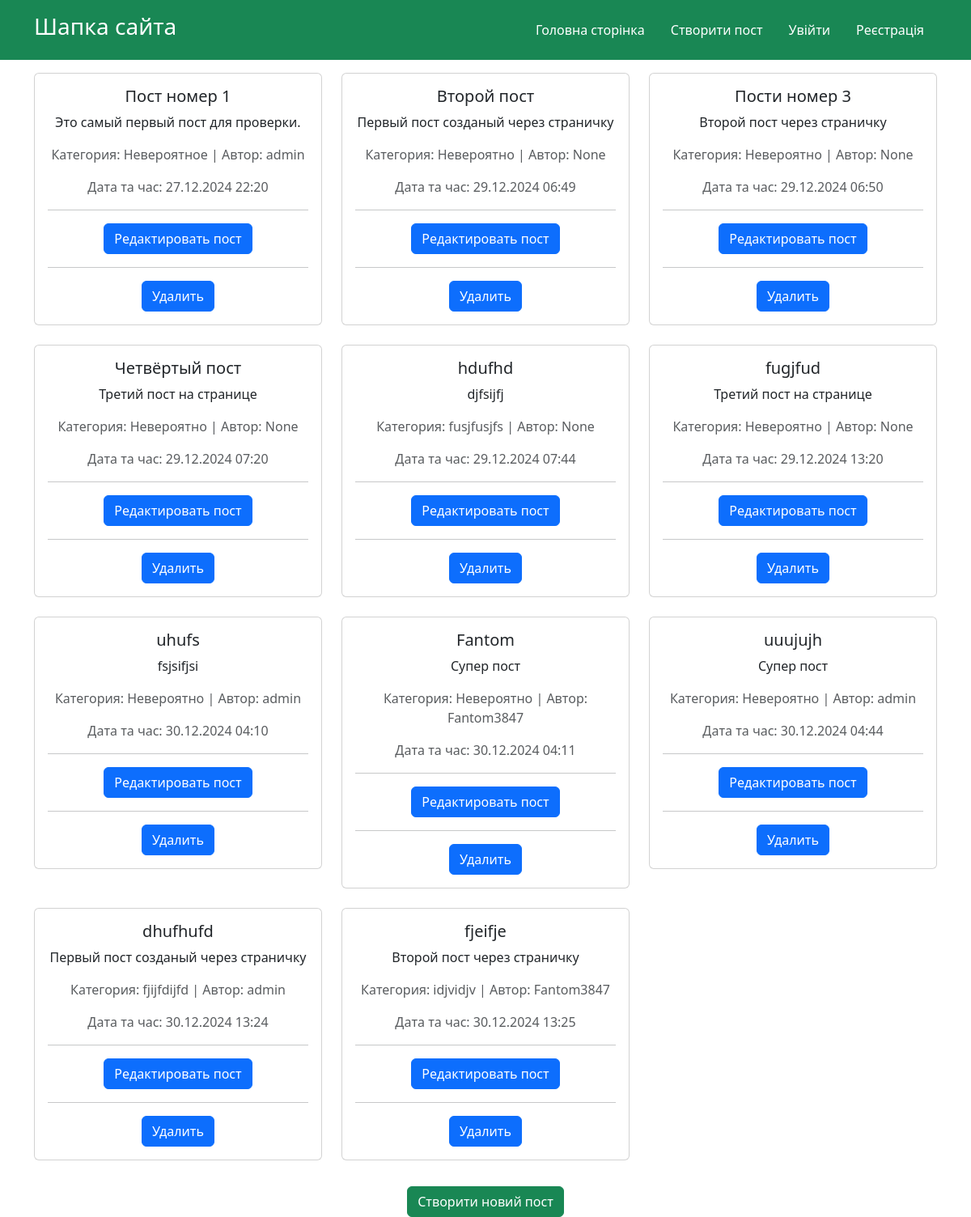
Before: / with the older database file.
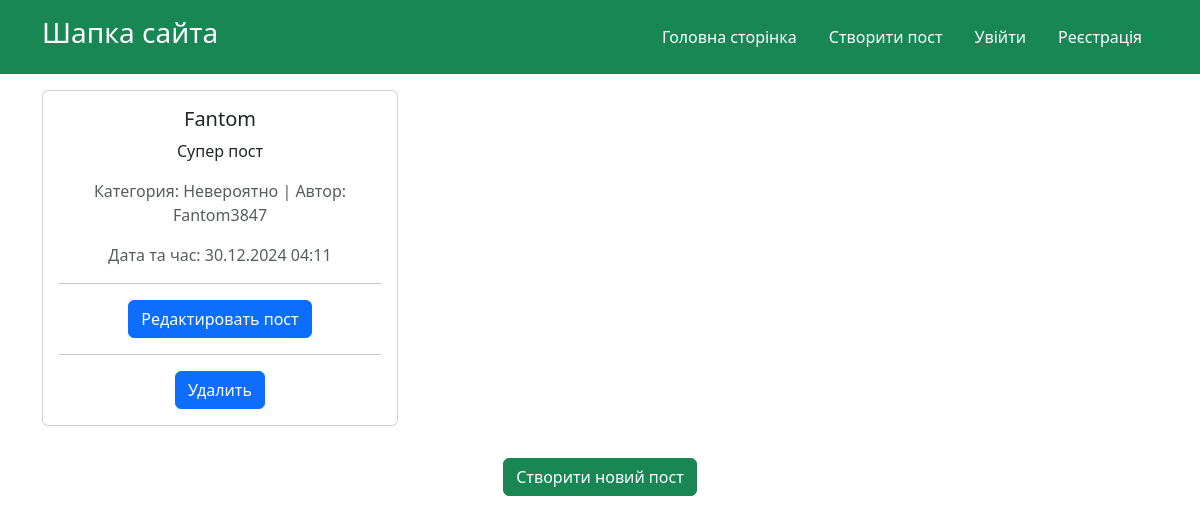
After: the same page with the newer database file.
### main/models.py (models this page shows, shortened)
class UsersPost(models.Model):
    title = models.CharField(max_length=30)
    content = models.TextField()
    time_of_creation = models.DateTimeField(auto_now_add=True)
    user = models.ForeignKey(
        User,
        on_delete=models.CASCADE,
        null=True,
        blank=True
    )
    category = models.CharField(max_length=50)

### main/views.py (the view)
# urls.py: path("", views.index, name="index"),
def index(request):
    posts = UsersPost.objects.all()
    return render(
        request, "main/index.html", {"posts": posts, "user": request.user}
    )

### main/templates/main/index.html (shortened to what this page needs)
<!DOCTYPE html>
<html lang="en">
<head>
    <link href="https://cdn.jsdelivr.net/npm/bootstrap@5.3.0-alpha1/dist/css/bootstrap.min.css" rel="stylesheet">
</head>
<body>
    <header class="bg-success text-white py-3">
        <div class="container">
            <div class="d-flex justify-content-between align-items-center">
                <h3>Шапка сайта</h3>
                <nav>
                    <ul class="nav">
                        <li class="nav-item">
                            <a class="nav-link text-white" href="/">Головна сторінка</a>
                        </li>
                        <li class="nav-item">
                            <a class="nav-link text-white" href="/posts/create/">Створити пост</a>
                        </li>
                        <li class="nav-item">
                            <a class="nav-link text-white" href="/login/">Увійти</a>
                        </li>
                        <li class="nav-item">
                            <a class="nav-link text-white" href="/register/">Реєстрація</a>
                        </li>
                    </ul>
                </nav>
            </div>
        </div>
    </header>
    <main>
        <div class="container mt-3 text-center">
            <div class="row my-2">
                {% for post in posts %}
                <div class="col-md-4">
                    <div class="card mb-4">
                        <div class="card-body">
                            <h5 class="card-title">{{ post.title }}</h5>
                            <p class="card-text">{{ post.content }}</p>
                            <p class="text-muted">Категория: {{ post.category }} | Автор: {{ post.user }}</p>
                            <p class="text-muted">Дата та час: {{ post.time_of_creation|date:"d.m.Y H:i" }}</p>
                            <hr>
                            <a href="{% url 'edit_post' post.id %}" class="btn btn-primary">Редактировать пост</a><hr>
                            <a href="{% url 'delete_post' post.id %}" class="btn btn-primary">Удалить</a>
                        </div>
                    </div>
                </div>
                {% endfor %}
            </div>
            <div class="row">
                <div class="col">
                    <a href="/posts/create/" class="btn btn-success">Створити новий пост</a>
                </div>
            </div>
        </div>
    </main>
</body>
</html>

Changed rows visible on the page:
removed UsersPost: title "Пост номер 1", content "Это самый первый пост для проверки.", category "Невероятное", user "admin", time_of_creation "27.12.2024 22:20"
removed UsersPost: title "Второй пост", content "Первый пост созданый через страничку", category "Невероятно", user "None", time_of_creation "29.12.2024 06:49"
removed UsersPost: title "Пости номер 3", content "Второй пост через страничку", category "Невероятно", user "None", time_of_creation "29.12.2024 06:50"
removed UsersPost: title "Четвёртый пост", content "Третий пост на странице", category "Невероятно", user "None", time_of_creation "29.12.2024 07:20"
removed UsersPost: title "hdufhd", content "djfsijfj", category "fusjfusjfs", user "None", time_of_creation "29.12.2024 07:44"
removed UsersPost: title "fugjfud", content "Третий пост на странице", category "Невероятно", user "None", time_of_creation "29.12.2024 13:20"
removed UsersPost: title "uhufs", content "fsjsifjsi", category "Невероятно", user "admin", time_of_creation "30.12.2024 04:10"
removed UsersPost: title "uuujujh", content "Супер пост", category "Невероятно", user "admin", time_of_creation "30.12.2024 04:44"
removed UsersPost: title "dhufhufd", content "Первый пост созданый через страничку", category "fjijfdijfd", user "admin", time_of_creation "30.12.2024 13:24"
removed UsersPost: title "fjeifje", content "Второй пост через страничку", category "idjvidjv", user "Fantom3847", time_of_creation "30.12.2024 13:25"
